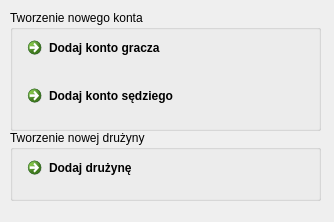
<?xml version="1.0" encoding="UTF-8"?>
<ui version="4.0">
 <class>dodaj_konto_druzyne</class>
 <widget class="QDialog" name="dodaj_konto_druzyne">
  <property name="geometry">
   <rect>
    <x>0</x>
    <y>0</y>
    <width>334</width>
    <height>222</height>
   </rect>
  </property>
  <property name="windowTitle">
   <string>Dialog</string>
  </property>
  <widget class="QGroupBox" name="groupBox_7">
   <property name="geometry">
    <rect>
     <x>10</x>
     <y>10</y>
     <width>311</width>
     <height>121</height>
    </rect>
   </property>
   <property name="title">
    <string>Tworzenie nowego konta</string>
   </property>
   <widget class="QWidget" name="layoutWidget">
    <property name="geometry">
     <rect>
      <x>10</x>
      <y>20</y>
      <width>291</width>
      <height>89</height>
     </rect>
    </property>
    <layout class="QVBoxLayout" name="verticalLayout_7">
     <item>
      <widget class="QCommandLinkButton" name="dodaj_konto_gracza">
       <property name="text">
        <string>Dodaj konto gracza</string>
       </property>
      </widget>
     </item>
     <item>
      <widget class="QCommandLinkButton" name="zaloz_druzyne_5">
       <property name="text">
        <string>Dodaj konto sędziego</string>
       </property>
      </widget>
     </item>
    </layout>
   </widget>
  </widget>
  <widget class="QGroupBox" name="groupBox_8">
   <property name="geometry">
    <rect>
     <x>10</x>
     <y>130</y>
     <width>311</width>
     <height>71</height>
    </rect>
   </property>
   <property name="title">
    <string>Tworzenie nowej drużyny</string>
   </property>
   <widget class="QCommandLinkButton" name="dodaj_konto_gracza_3">
    <property name="geometry">
     <rect>
      <x>10</x>
      <y>20</y>
      <width>289</width>
      <height>40</height>
     </rect>
    </property>
    <property name="text">
     <string>Dodaj drużynę</string>
    </property>
   </widget>
  </widget>
 </widget>
 <resources/>
 <connections/>
</ui>
